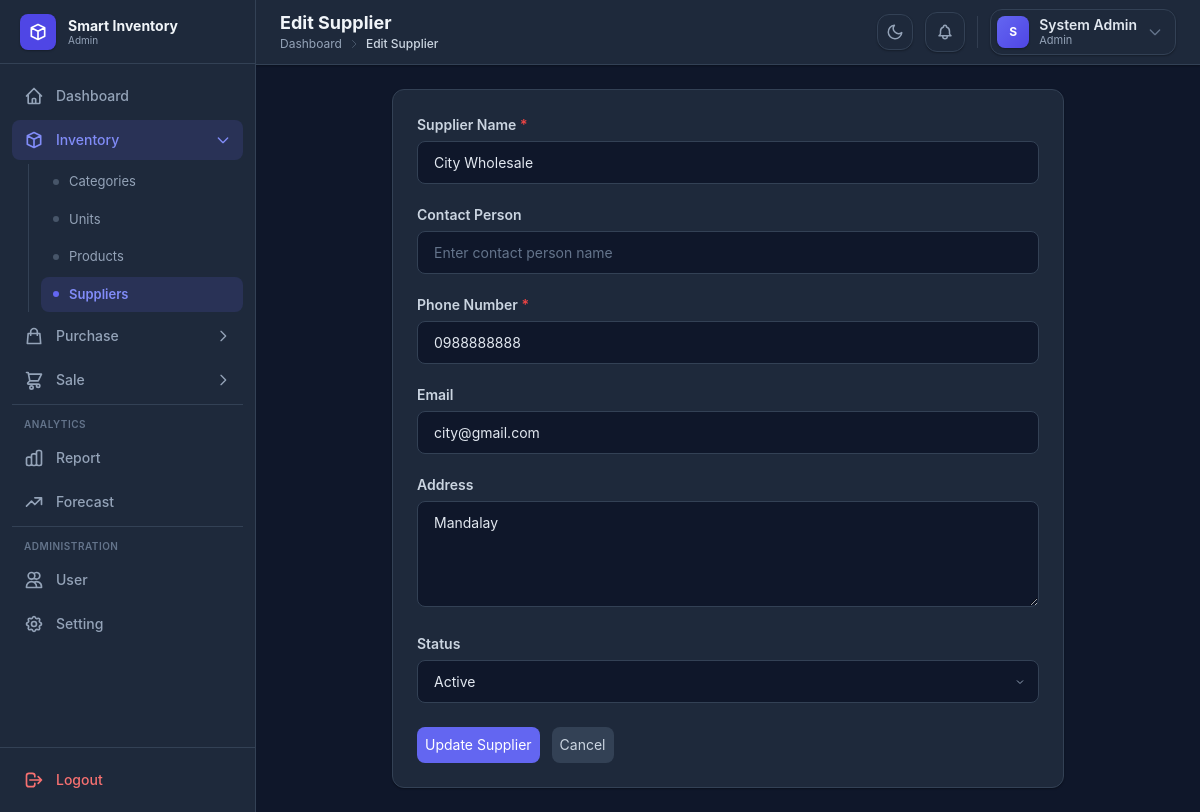
The app's page /supplier/edit.php?id=2 (signed in) with its own data.
### tables this page shows
CREATE TABLE IF NOT EXISTS suppliers (
    id INT AUTO_INCREMENT PRIMARY KEY,
    supplier_name VARCHAR(150) NOT NULL,
    phone VARCHAR(50),
    email VARCHAR(100),
    address TEXT,
    status ENUM('Active', 'Inactive') DEFAULT 'Active',
    created_at TIMESTAMP DEFAULT CURRENT_TIMESTAMP
);

### config/helpers.php (called while the page is built, shortened)
<?php
function executeQuery($conn, $sql, $params = [], $types = '') {
    $stmt = $conn->prepare($sql);
    if (!empty($types)) {
        $stmt->bind_param($types, ...$params);
    }
    $stmt->execute();
    return $stmt->get_result();
}
function fetchOne($conn, $sql, $params = [], $types = '') {
    $result = executeQuery($conn, $sql, $params, $types);
    if ($result && mysqli_num_rows($result) > 0) {
        return mysqli_fetch_assoc($result);
    }
    return null;
}

### supplier/edit.php (the view, shortened to what this page needs)
<?php
include "../config/database.php";
include "../config/helpers.php";
$id = isset($_GET['id']) ? (int)$_GET['id'] : 0;
$supplier = fetchOne($conn, "SELECT * FROM suppliers WHERE id = ?", [$id], "i");
$supplier_name = $supplier['supplier_name'];
$contact_person = $supplier['contact_person'] ?? '';
$phone = $supplier['phone'];
$email = $supplier['email'];
$address = $supplier['address'];
$status = $supplier['status'];
$errors = [];
?>
<!DOCTYPE html>
<html lang="en">
<head>
    <script src="https://cdn.tailwindcss.com"></script>
    <link rel="stylesheet" href="../assets/css/style.css">
</head>
<body class="bg-gray-50 dark:bg-slate-900">
    <div class="flex min-h-screen">
        <?php include "../includes/sidebar.php"; ?>
        <div class="flex-1 flex flex-col">
            <?php include "../includes/header.php"; ?>
            <main class="p-6">
                <div class="max-w-2xl mx-auto">
                    <div class="bg-white rounded-xl shadow-sm border border-gray-200 p-6">
                        <form method="POST" novalidate data-form-guard="true">
                            <div class="mb-5">
                                <label for="supplier_name" class="form-label">Supplier Name <span class="text-red-500">*</span></label>
                                <input type="text" id="supplier_name" name="supplier_name" value="<?= htmlspecialchars($supplier_name) ?>"
                                    placeholder="Enter supplier name"
                                    class="form-input <?= isset($errors['supplier_name']) ? 'error' : '' ?>">
                            </div>
                            <div class="mb-5">
                                <label for="contact_person" class="form-label">Contact Person</label>
                                <input type="text" id="contact_person" name="contact_person" value="<?= htmlspecialchars($contact_person) ?>"
                                    placeholder="Enter contact person name"
                                    class="form-input">
                            </div>
                            <div class="mb-5">
                                <label for="phone" class="form-label">Phone Number <span class="text-red-500">*</span></label>
                                <input type="text" id="phone" name="phone" value="<?= htmlspecialchars($phone) ?>"
                                    placeholder="Enter phone number"
                                    class="form-input <?= isset($errors['phone']) ? 'error' : '' ?>">
                            </div>
                            <div class="mb-5">
                                <label for="email" class="form-label">Email</label>
                                <input type="email" id="email" name="email" value="<?= htmlspecialchars($email) ?>"
                                    placeholder="Enter email address"
                                    class="form-input">
                            </div>
                            <div class="mb-5">
                                <label for="address" class="form-label">Address</label>
                                <textarea id="address" name="address" rows="4"
                                    placeholder="Enter address"
                                    class="form-input"><?= htmlspecialchars($address) ?></textarea>
                            </div>
                            <div class="mb-6">
                                <label for="status" class="form-label">Status</label>
                                <select id="status" name="status" class="form-input">
                                    <option value="Active" <?= $status === 'Active' ? 'selected' : '' ?>>Active</option>
                                </select>
                            </div>
                            <div class="flex gap-3">
                                <button type="submit" name="update" class=" btn-primary p-2 rounded-lg text-sm">
                                    Update Supplier
                                </button>
                                <a href="index.php" class="btn-secondary p-2 rounded-lg text-sm">Cancel</a>
                            </div>
                        </form>
                    </div>
                </div>
            </main>
        </div>
    </div>
    <?php include "../includes/footer.php"; ?>
</body>
</html>

### assets/css/style.css (style rules this page uses)
* { margin: 0; padding: 0; box-sizing: border-box; }
body { font-family: 'Inter', system-ui, -apple-system, sans-serif; }
.dark body { background-color: #0f172a; color: #e2e8f0; }
.form-input { width: 100%; border: 1px solid #d1d5db; border-radius: 0.5rem; padding: 0.625rem 1rem; font-size: 0.875rem; outline: none; transition: border-color 0.15s ease, box-shadow 0.15s ease; background-color: #fff; color: #111827; }
.dark .form-input { background-color: #0f172a; border-color: #334155; color: #e2e8f0; }
.dark .form-input::placeholder { color: #64748b; }
select.form-input { appearance: none; background-repeat: no-repeat; background-position: right 0.75rem center; padding-right: 2rem; }
.dark select.form-input { background-color: #0f172a; }
textarea.form-input { resize: vertical; min-height: 100px; }
.form-label { display: block; margin-bottom: 0.375rem; font-size: 0.875rem; font-weight: 600; color: #374151; }
.dark .form-label { color: #cbd5e1; }
.btn-primary { background-color: #6366f1; color: white; }
.btn-secondary { background-color: #e5e7eb; color: #374151; }
.dark .btn-secondary { background-color: #334155; color: #cbd5e1; }
.dark a { color: #818cf8; }
.dark .bg-white { background-color: #1e293b !important; }
.dark .bg-gray-50 { background-color: #0f172a !important; }
.dark .border { border-color: #334155 !important; }
.dark .border-gray-200 { border-color: #334155 !important; }
.dark .shadow-sm { box-shadow: 0 1px 2px rgba(0, 0, 0, 0.3) !important; }
.dark input[type="text"], .dark input[type="email"], .dark input[type="password"], .dark input[type="number"], .dark input[type="search"], .dark input[type="date"], .dark select, .dark textarea { background-color: #0f172a !important; border-color: #334155 !important; color: #e2e8f0 !important; }
.dark input::placeholder, .dark textarea::placeholder { color: #64748b !important; }
.dark option { background-color: #0f172a; color: #e2e8f0; }

### records on screen
suppliers: supplier_name "City Wholesale", phone "0988888888", email "city@gmail.com", address "Mandalay", status "Active"

### other values on screen
$role "Admin"
$label "Categories Units Products Suppliers"
$page_title "Edit Supplier"
$part "Dashboard"
$part "Edit Supplier"
substr($name, 0, 1) "S"
$name "System Admin"
